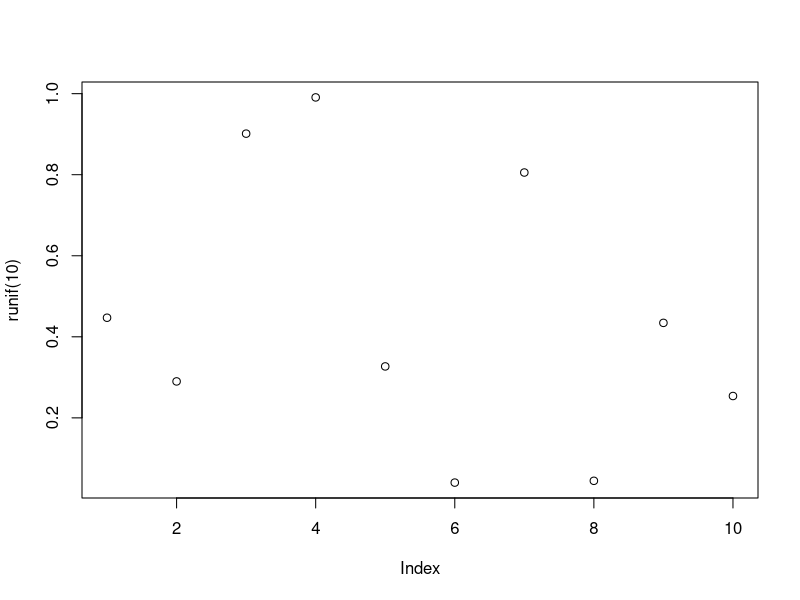

Source code (R):
## ---- chunk 1
plot(runif(10))
